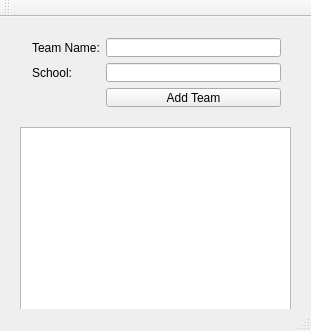
<?xml version="1.0" encoding="UTF-8"?>
<ui version="4.0">
 <class>add_team_wnd</class>
 <widget class="QMainWindow" name="add_team_wnd">
  <property name="geometry">
   <rect>
    <x>0</x>
    <y>0</y>
    <width>311</width>
    <height>331</height>
   </rect>
  </property>
  <property name="windowTitle">
   <string>MainWindow</string>
  </property>
  <widget class="QWidget" name="centralWidget">
   <widget class="QWidget" name="formLayoutWidget">
    <property name="geometry">
     <rect>
      <x>21</x>
      <y>10</y>
      <width>271</width>
      <height>91</height>
     </rect>
    </property>
    <layout class="QFormLayout" name="formLayout">
     <property name="fieldGrowthPolicy">
      <enum>QFormLayout::AllNonFixedFieldsGrow</enum>
     </property>
     <item row="1" column="1">
      <widget class="QLineEdit" name="teamname"/>
     </item>
     <item row="1" column="0">
      <widget class="QLabel" name="teamnamelabel">
       <property name="text">
        <string>Team Name:</string>
       </property>
      </widget>
     </item>
     <item row="2" column="0">
      <widget class="QLabel" name="teamschoollabel">
       <property name="text">
        <string>School:</string>
       </property>
      </widget>
     </item>
     <item row="2" column="1">
      <widget class="QLineEdit" name="teamname_2"/>
     </item>
     <item row="3" column="1">
      <widget class="QPushButton" name="add_team_btn">
       <property name="text">
        <string>Add Team</string>
       </property>
      </widget>
     </item>
    </layout>
   </widget>
   <widget class="QTableView" name="listofteams">
    <property name="geometry">
     <rect>
      <x>20</x>
      <y>110</y>
      <width>271</width>
      <height>192</height>
     </rect>
    </property>
   </widget>
  </widget>
  <widget class="QToolBar" name="mainToolBar">
   <attribute name="toolBarArea">
    <enum>TopToolBarArea</enum>
   </attribute>
   <attribute name="toolBarBreak">
    <bool>false</bool>
   </attribute>
  </widget>
  <widget class="QStatusBar" name="statusBar"/>
  <action name="actionTeam_View">
   <property name="text">
    <string>Add Team</string>
   </property>
  </action>
  <action name="actionUser_View">
   <property name="text">
    <string>Add User</string>
   </property>
  </action>
 </widget>
 <layoutdefault spacing="6" margin="11"/>
 <resources/>
 <connections/>
</ui>
